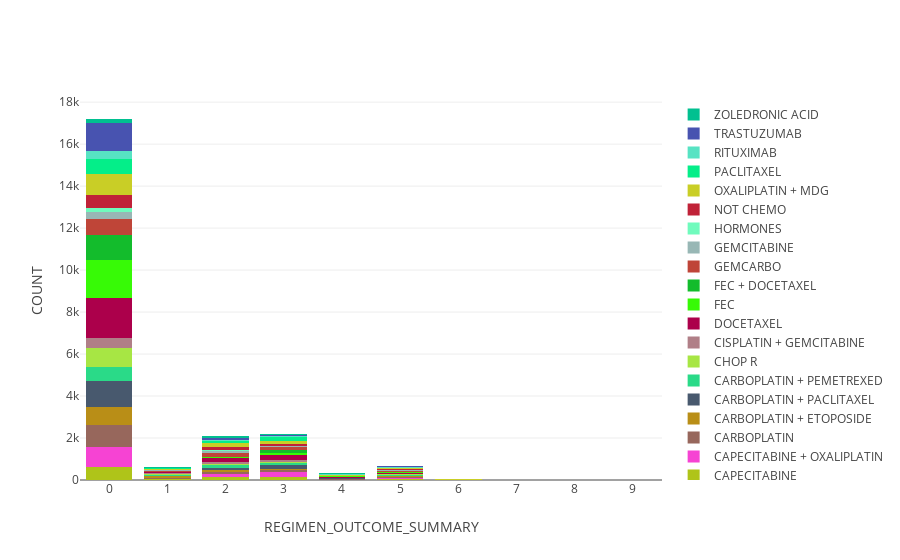

Here is the notebook cell this chart was saved with:
### Code cell
#only include top 20 bench
top20bench = outcome_regimen['BENCHMARK_GROUP'].value_counts()[:20].keys()

top_outcome_regimen = outcome_regimen.loc[outcome_regimen['BENCHMARK_GROUP'].isin(top20bench)]

Stackedbarplot(top_outcome_regimen,'BENCHMARK_GROUP', 'REGIMEN_OUTCOME_SUMMARY', tickmode='linear')

### Figure 1 — Plotly figure (JSON) as saved in the notebook; plotly's stock layout.template omitted (floating-point values rounded to 4 significant figures)
{"data": [{"marker": {"color": "rgb(175, 196, 25)"}, "name": "CAPECITABINE", "type": "bar", "uid": "3cbf15cf-48ef-450a-ba6f-98d2690c1f73", "x": ["0", "1", "2", "3", "4", "5", "6", "7", "9", "A", "N"], "y": [641, 35, 163, 125, 11, 36, 2, 6, null, null, 20]}, {"marker": {"color": "rgb(246, 67, 211)"}, "name": "CAPECITABINE + OXALIPLATIN", "type": "bar", "uid": "5813926e-d4fa-41d5-9a9c-4ddb55befc67", "x": ["0", "1", "2", "3", "4", "5", "6", "7", "9", "A", "N"], "y": [916, 35, 107, 251, 13, 63, 2, 1, null, null, 6]}, {"marker": {"color": "rgb(151, 103, 92)"}, "name": "CARBOPLATIN", "type": "bar", "uid": "6c563b94-dd19-405b-8791-a93132a25b77", "x": ["0", "1", "2", "3", "4", "5", "6", "7", "9", "A", "N"], "y": [1081, 41, 97, 87, 20, 41, 4, 1, null, 1, 9]}, {"marker": {"color": "rgb(185, 142, 23)"}, "name": "CARBOPLATIN + ETOPOSIDE", "type": "bar", "uid": "45488f7b-0385-497d-b9f1-022447994917", "x": ["0", "1", "2", "3", "4", "5", "6", "7", "9", "A", "N"], "y": [821, 68, 113, 75, 10, 34, null, 1, null, null, 10]}, {"marker": {"color": "rgb(72, 89, 110)"}, "name": "CARBOPLATIN + PACLITAXEL", "type": "bar", "uid": "28817766-5ad3-4286-9473-04ac81e16c8a", "x": ["0", "1", "2", "3", "4", "5", "6", "7", "9", "A", "N"], "y": [1276, 28, 103, 160, 27, 36, 1, null, null, null, 18]}, {"marker": {"color": "rgb(42, 218, 136)"}, "name": "CARBOPLATIN + PEMETREXED", "type": "bar", "uid": "4f52df85-6352-4fc2-824b-8503bda84c69", "x": ["0", "1", "2", "3", "4", "5", "6", "7", "9", "A", "N"], "y": [637, 41, 122, 102, 15, 43, null, 4, null, null, 7]}, {"marker": {"color": "rgb(167, 230, 68)"}, "name": "CHOP R", "type": "bar", "uid": "c8239c0f-21d5-4b76-b518-58f6d191691f", "x": ["0", "1", "2", "3", "4", "5", "6", "7", "9", "A", "N"], "y": [929, 56, 58, 61, 14, 30, null, 1, null, null, 7]}, {"marker": {"color": "rgb(176, 127, 135)"}, "name": "CISPLATIN + GEMCITABINE", "type": "bar", "uid": "5a79feb8-16b2-4367-a290-627394ae5353", "x": ["0", "1", "2", "3", "4", "5", "6", "7", "9", "A", "N"], "y": [447, 34, 98, 108, 9, 16, 2, null, null, null, 6]}, {"marker": {"color": "rgb(172, 0, 75)"}, "name": "DOCETAXEL", "type": "bar", "uid": "b0ef9a84-f491-4645-b493-5dc21b368cfb", "x": ["0", "1", "2", "3", "4", "5", "6", "7", "9", "A", "N"], "y": [1916, 32, 198, 217, 26, 32, null, 3, null, null, 8]}, {"marker": {"color": "rgb(55, 250, 6)"}, "name": "FEC", "type": "bar", "uid": "bfdeb745-6b20-4744-a273-cbade0ac3ca5", "x": ["0", "1", "2", "3", "4", "5", "6", "7", "9", "A", "N"], "y": [1805, 3, 41, 105, 26, 31, 4, null, null, null, 13]}, {"marker": {"color": "rgb(19, 188, 44)"}, "name": "FEC + DOCETAXEL", "type": "bar", "uid": "e7652175-95b7-4f96-85e1-532b8d63c549", "x": ["0", "1", "2", "3", "4", "5", "6", "7", "9", "A", "N"], "y": [1215, 5, 6, 137, 2, 17, 3, null, null, null, 18]}, {"marker": {"color": "rgb(191, 69, 56)"}, "name": "GEMCARBO", "type": "bar", "uid": "fc33586a-ffa6-4914-b412-faeb6f3a78fc", "x": ["0", "1", "2", "3", "4", "5", "6", "7", "9", "A", "N"], "y": [755, 51, 174, 135, 11, 55, 1, 4, null, null, 5]}, {"marker": {"color": "rgb(152, 183, 181)"}, "name": "GEMCITABINE", "type": "bar", "uid": "6c6d6930-79aa-4041-af62-00dcecf3d4ba", "x": ["0", "1", "2", "3", "4", "5", "6", "7", "9", "A", "N"], "y": [336, 33, 117, 58, 13, 41, 1, null, null, null, 9]}, {"marker": {"color": "rgb(112, 251, 189)"}, "name": "HORMONES", "type": "bar", "uid": "88ababdc-40d8-42e6-a439-0208f6e560d5", "x": ["0", "1", "2", "3", "4", "5", "6", "7", "9", "A", "N"], "y": [175, 8, 31, 8, 3, 7, null, 1, null, null, 1]}, {"marker": {"color": "rgb(192, 34, 56)"}, "name": "NOT CHEMO", "type": "bar", "uid": "c494099b-241f-4a70-a959-dc85043aadd6", "x": ["0", "1", "2", "3", "4", "5", "6", "7", "9", "A", "N"], "y": [639, 19, 158, 68, 14, 30, 3, null, null, null, 6]}, {"marker": {"color": "rgb(201, 206, 38)"}, "name": "OXALIPLATIN + MDG", "type": "bar", "uid": "5b514ea7-ff03-4a3c-a9d4-3c9c195bc00a", "x": ["0", "1", "2", "3", "4", "5", "6", "7", "9", "A", "N"], "y": [1002, 29, 157, 169, 15, 45, 6, null, null, null, 15]}, {"marker": {"color": "rgb(4, 238, 137)"}, "name": "PACLITAXEL", "type": "bar", "uid": "f23f6735-b67c-4cc2-8362-3a102ff3d522", "x": ["0", "1", "2", "3", "4", "5", "6", "7", "9", "A", "N"], "y": [677, 41, 135, 172, 20, 23, 2, null, null, null, 4]}, {"marker": {"color": "rgb(87, 227, 195)"}, "name": "RITUXIMAB", "type": "bar", "uid": "62b496eb-d7f1-4e2e-a339-e6b1b88d9bbf", "x": ["0", "1", "2", "3", "4", "5", "6", "7", "9", "A", "N"], "y": [427, 15, 44, 36, 22, 17, null, null, null, null, 3]}, {"marker": {"color": "rgb(72, 83, 176)"}, "name": "TRASTUZUMAB", "type": "bar", "uid": "111dbd88-425a-4bc7-a159-cebaf2b19b1e", "x": ["0", "1", "2", "3", "4", "5", "6", "7", "9", "A", "N"], "y": [1325, 11, 71, 64, 36, 53, 1, null, null, null, 51]}, {"marker": {"color": "rgb(1, 192, 144)"}, "name": "ZOLEDRONIC ACID", "type": "bar", "uid": "5bb87994-d749-475c-9e64-5bba92974874", "x": ["0", "1", "2", "3", "4", "5", "6", "7", "9", "A", "N"], "y": [177, 22, 104, 31, 19, 16, 3, null, 2, null, 6]}], "layout": {"barmode": "stack", "hovermode": "closest", "xaxis": {"tickmode": "linear", "title": {"text": "REGIMEN_OUTCOME_SUMMARY"}}, "yaxis": {"title": {"text": "COUNT"}}}}
